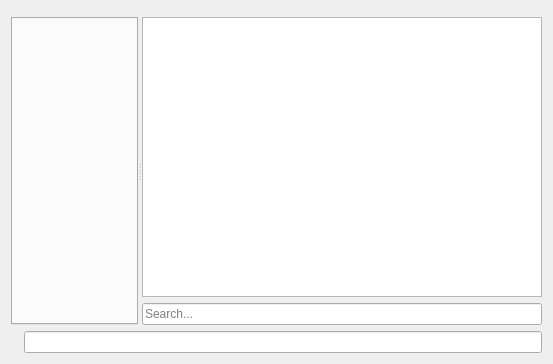
<?xml version="1.0" encoding="UTF-8"?>
<ui version="4.0">
 <class>ChatWidget</class>
 <widget class="QWidget" name="ChatWidget">
  <property name="geometry">
   <rect>
    <x>0</x>
    <y>0</y>
    <width>553</width>
    <height>364</height>
   </rect>
  </property>
  <property name="windowTitle">
   <string>Form</string>
  </property>
  <property name="windowIcon">
   <iconset resource="rsrc.qrc">
    <normaloff>:/icons/czateria.png</normaloff>:/icons/czateria.png</iconset>
  </property>
  <layout class="QVBoxLayout" name="verticalLayout">
   <item>
    <widget class="QWidget" name="widget_4" native="true">
     <property name="sizePolicy">
      <sizepolicy hsizetype="Preferred" vsizetype="Fixed">
       <horstretch>0</horstretch>
       <verstretch>0</verstretch>
      </sizepolicy>
     </property>
     <layout class="QHBoxLayout" name="horizontalLayout_3">
      <property name="leftMargin">
       <number>0</number>
      </property>
      <property name="topMargin">
       <number>0</number>
      </property>
      <property name="rightMargin">
       <number>0</number>
      </property>
      <property name="bottomMargin">
       <number>0</number>
      </property>
     </layout>
    </widget>
   </item>
   <item>
    <widget class="QWidget" name="widget" native="true">
     <layout class="QHBoxLayout" name="horizontalLayout">
      <property name="leftMargin">
       <number>0</number>
      </property>
      <property name="topMargin">
       <number>0</number>
      </property>
      <property name="rightMargin">
       <number>0</number>
      </property>
      <property name="bottomMargin">
       <number>0</number>
      </property>
      <item>
       <widget class="QSplitter" name="splitter">
        <property name="orientation">
         <enum>Qt::Horizontal</enum>
        </property>
        <widget class="ChatWindowTabWidget" name="tabWidget"/>
        <widget class="QWidget" name="widget_3" native="true">
         <property name="sizePolicy">
          <sizepolicy hsizetype="Minimum" vsizetype="Minimum">
           <horstretch>0</horstretch>
           <verstretch>0</verstretch>
          </sizepolicy>
         </property>
         <layout class="QVBoxLayout" name="verticalLayout_2">
          <property name="leftMargin">
           <number>0</number>
          </property>
          <property name="topMargin">
           <number>0</number>
          </property>
          <property name="rightMargin">
           <number>0</number>
          </property>
          <property name="bottomMargin">
           <number>0</number>
          </property>
          <item>
           <widget class="UserListView" name="listView">
            <property name="horizontalScrollBarPolicy">
             <enum>Qt::ScrollBarAlwaysOff</enum>
            </property>
           </widget>
          </item>
          <item>
           <widget class="QLineEdit" name="lineEdit_2">
            <property name="toolTip">
             <string>&lt;html&gt;&lt;head/&gt;&lt;body&gt;&lt;p&gt;You can use regular expressions here&lt;/p&gt;&lt;/body&gt;&lt;/html&gt;</string>
            </property>
            <property name="placeholderText">
             <string>Search...</string>
            </property>
            <property name="clearButtonEnabled">
             <bool>true</bool>
            </property>
           </widget>
          </item>
         </layout>
        </widget>
       </widget>
      </item>
     </layout>
    </widget>
   </item>
   <item>
    <widget class="QWidget" name="widget_2" native="true">
     <property name="sizePolicy">
      <sizepolicy hsizetype="Preferred" vsizetype="Fixed">
       <horstretch>0</horstretch>
       <verstretch>0</verstretch>
      </sizepolicy>
     </property>
     <layout class="QHBoxLayout" name="horizontalLayout_2">
      <property name="leftMargin">
       <number>0</number>
      </property>
      <property name="topMargin">
       <number>0</number>
      </property>
      <property name="rightMargin">
       <number>0</number>
      </property>
      <property name="bottomMargin">
       <number>0</number>
      </property>
      <item>
       <widget class="QLabel" name="nicknameLabel">
        <property name="sizePolicy">
         <sizepolicy hsizetype="Preferred" vsizetype="Fixed">
          <horstretch>0</horstretch>
          <verstretch>0</verstretch>
         </sizepolicy>
        </property>
        <property name="text">
         <string/>
        </property>
        <property name="textFormat">
         <enum>Qt::PlainText</enum>
        </property>
       </widget>
      </item>
      <item>
       <widget class="QLineEdit" name="lineEdit"/>
      </item>
     </layout>
    </widget>
   </item>
  </layout>
 </widget>
 <customwidgets>
  <customwidget>
   <class>ChatWindowTabWidget</class>
   <extends>QTabWidget</extends>
   <header>chatwindowtabwidget.h</header>
   <container>1</container>
  </customwidget>
  <customwidget>
   <class>UserListView</class>
   <extends>QListView</extends>
   <header>userlistview.h</header>
  </customwidget>
 </customwidgets>
 <resources>
  <include location="rsrc.qrc"/>
 </resources>
 <connections/>
</ui>
